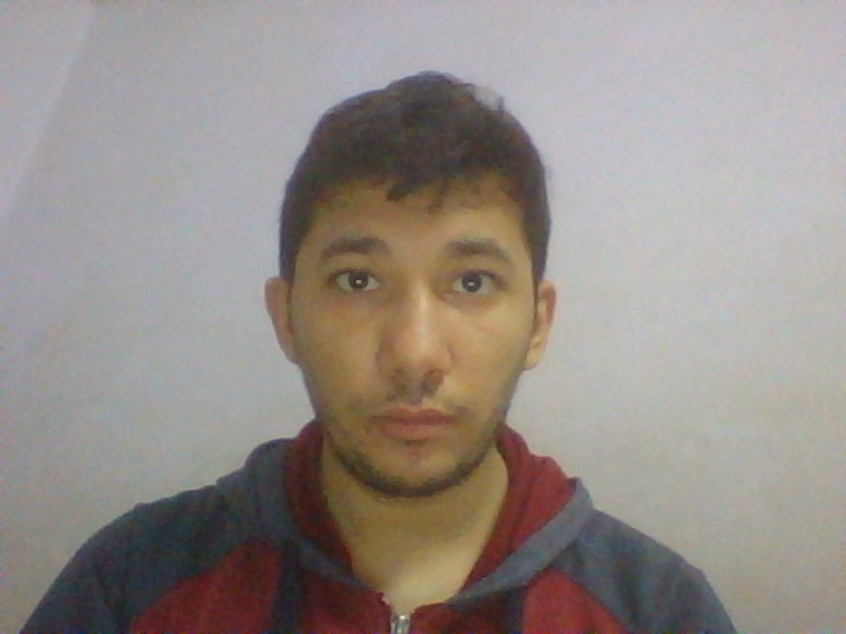
#> input picture backend/uploads/5793cb31-5bac-485e-9c8d-3dc8d046acb8.jpg, 846 x 634 px
$ python -i face_recognition_service.py   (imports and definitions only)
#> lines starting #> are read from the running program, lines starting #| are printed output that depends on the picture
#> further down, picture is the input picture: PIL image 846x634 RGB; mean R, G, B 149.1, 140.6, 135.4
"""
Face recognition service for the face recognition application.
This module handles face detection, encoding, and recognition.
"""
import os
import base64
import io
import tempfile
import numpy as np
import face_recognition
import threading
from PIL import Image, ImageOps, ImageEnhance
from functools import lru_cache
import time
import cv2
import math
from typing import List, Optional, Tuple, Dict, Any, Union

import config

# Global variables for performance tuning
USE_HOG_MODEL_FIRST = True  # Try faster HOG model first
MAX_IMAGE_SIZE = 1024  # Maximum image size for processing
FACE_LOCATIONS_CACHE_SIZE = 32
FACE_ENCODING_CACHE_SIZE = 32
FACE_COMPARISON_CACHE_SIZE = 128
JITTER_COUNT = 3  # Lower jitter count for better performance
FACE_RECOGNITION_LOCK = threading.Lock()  # Lock for face_recognition calls that might use GPU
MULTI_ANGLE_JITTER = 5  # More jitter for multi-angle encoding to capture variations
POSE_TOLERANCE_ADJUSTMENT = 0.1  # How much to adjust tolerance based on pose difference

class FaceRecognitionService:
    """Service for face recognition operations"""

    # [106 lines left out: functions process_image, process_image_file, not called in this run]

    @staticmethod
    def enhance_image(image):
        """
        Enhance image for better face recognition with minimal processing
        for improved performance.
        """
        try:
            # Convert to RGB if needed
            if image.mode != 'RGB':
                image = image.convert('RGB')

            # Auto-enhance contrast with minimal cutoff
            image = ImageOps.autocontrast(image, cutoff=2)
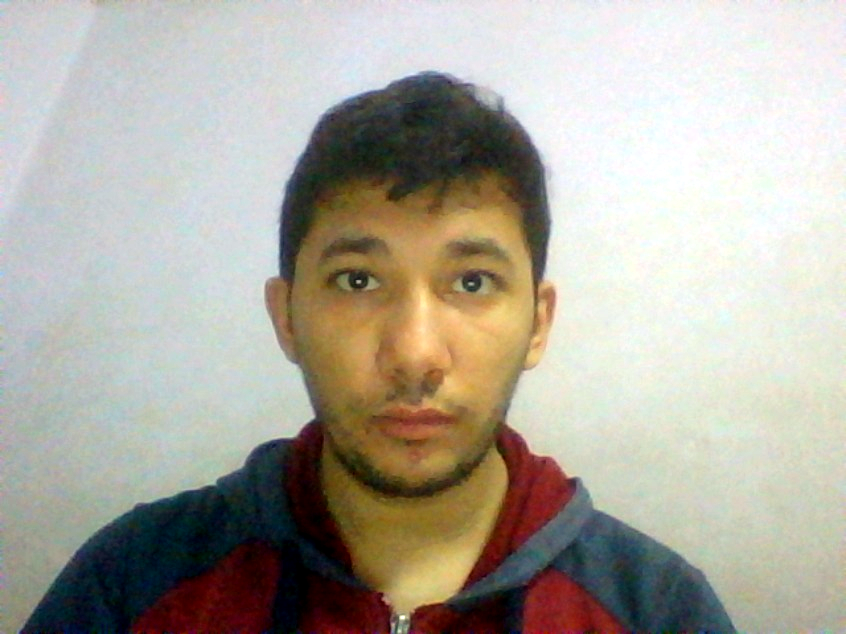
#> image: PIL image 846x634 RGB; mean R, G, B 174.2, 169.5, 158.4

            # Minimal sharpness enhancement
            enhancer = ImageEnhance.Sharpness(image)
            image = enhancer.enhance(1.2)

            # Improve brightness slightly to help with shadows
            enhancer = ImageEnhance.Brightness(image)
            image = enhancer.enhance(1.1)
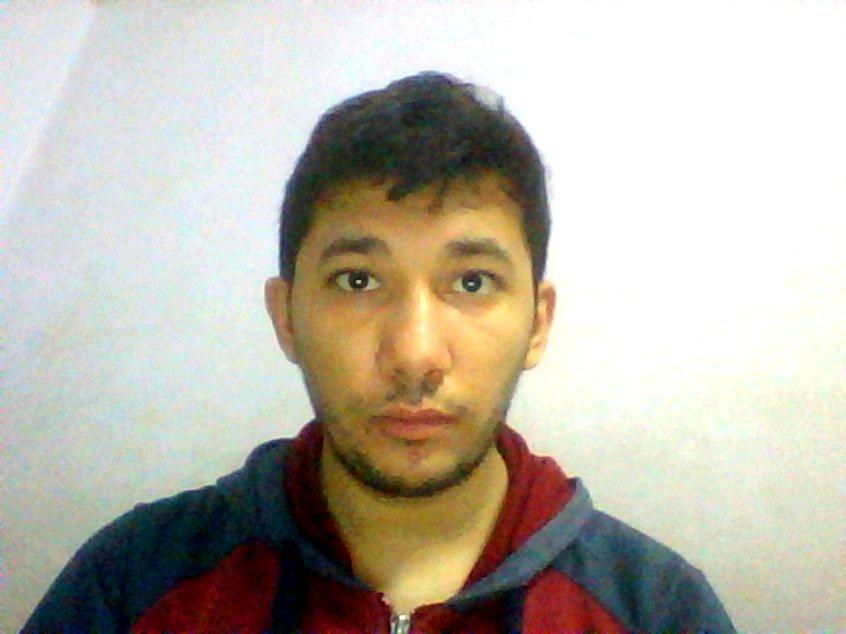
#> image: PIL image 846x634 RGB; mean R, G, B 187.8, 182.3, 170.6

            return image
        except Exception as e:
            print(f"Error enhancing image: {e}")
            return image  # Return original image if enhancement fails

    # [424 lines left out: functions detect_facial_landmarks, estimate_face_pose, analyze_face, align_face, detect_faces, encode_face and 6 more, not called in this run]

>>> from PIL import Image
>>> picture = Image.open('../uploads/5793cb31-5bac-485e-9c8d-3dc8d046acb8.jpg')
>>> result = FaceRecognitionService().enhance_image(picture)

$ run again, on backend/uploads/a6525aac-346b-45d0-ae3a-df323766b7b4.jpg
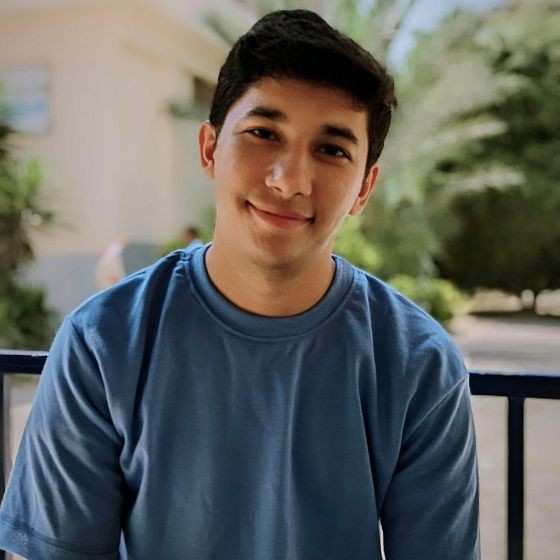
#> input picture backend/uploads/a6525aac-346b-45d0-ae3a-df323766b7b4.jpg, 560 x 560 px
#> picture is the input picture: PIL image 560x560 RGB; mean R, G, B 98.3, 99.9, 95.5
#> in enhance_image, `image = ImageOps.autocontrast(image, cutoff=2)`:
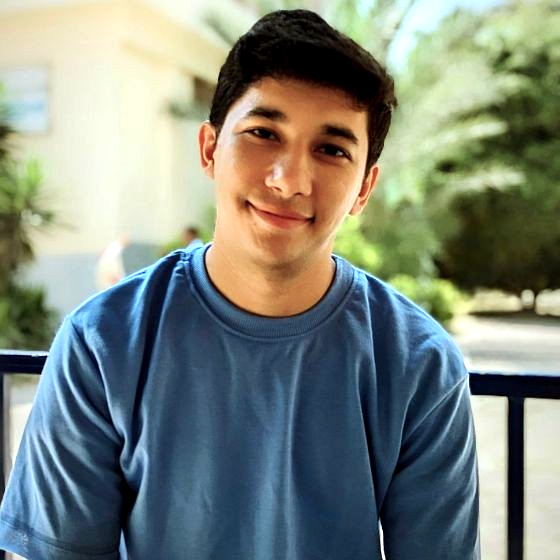
#> image: PIL image 560x560 RGB; mean R, G, B 126, 134.8, 124.6
#> in enhance_image, `image = enhancer.enhance(1.1)`:
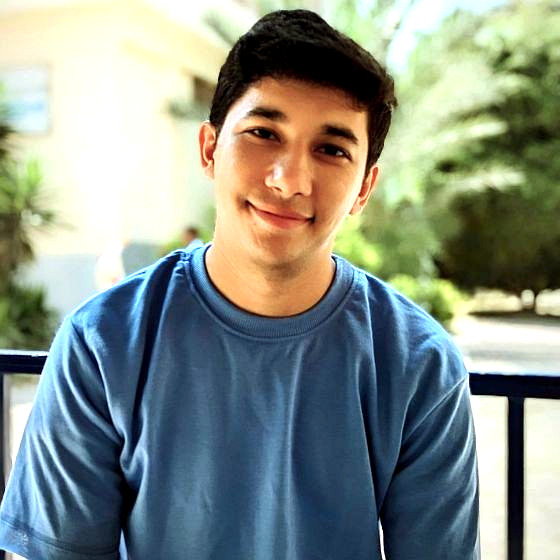
#> image: PIL image 560x560 RGB; mean R, G, B 135.6, 145.3, 135.5
